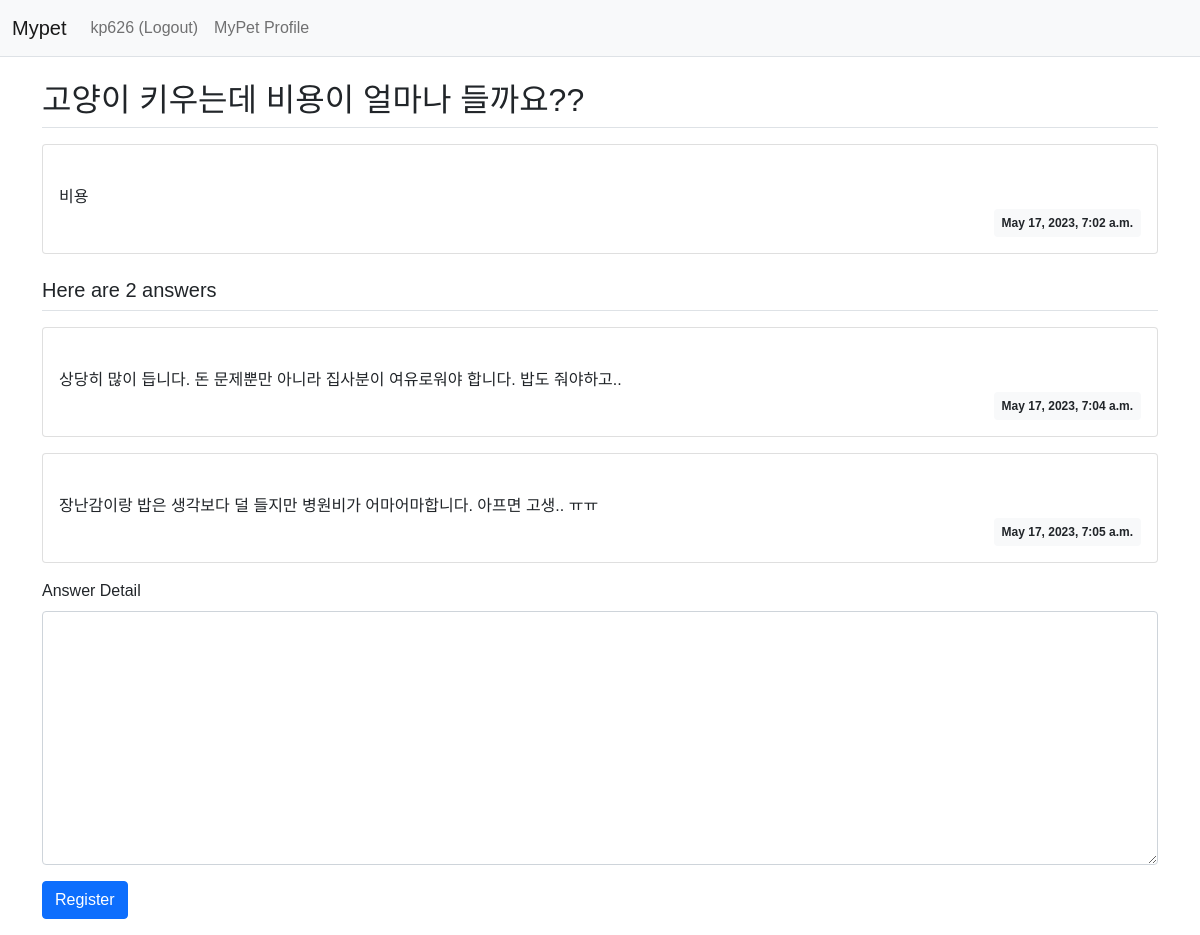
The app's page /mypet/6/ (signed in) with its own data.
### mypet/models.py (models this page shows, shortened)
class Question(models.Model):
    subject = models.CharField(max_length=200)
    content = models.TextField()
    create_date = models.DateTimeField()

class Answer(models.Model):
    question = models.ForeignKey(Question, on_delete=models.CASCADE)
    content = models.TextField()
    create_date = models.DateTimeField()

### mypet/views.py (the view)
# urls.py: path('<int:question_id>/', views.detail, name='detail'),
def detail(request, question_id):
    question = get_object_or_404(Question, pk=question_id)
    context = {'question': question}
    return render(request, 'mypet/question_detail.html', context)

### templates/mypet/question_detail.html (shortened to what this page needs)
{% extends 'base.html' %} {% block content %}
<div class="container my-3">
  <h2 class="border-bottom py-2">{{ question.subject }}</h2>
  <div class="card my-3">
    <div class="card-body">
      <div class="card-text" style="white-space: pre-line">
        {{ question.content }}
      </div>
      <div class="d-flex justify-content-end">
        <div class="badge bg-light text-dark p-2">
          {{ question.create_date }}
        </div>
      </div>
    </div>
  </div>
  <h5 class="border-bottom my-3 py-2">
    Here are {{question.answer_set.count}} answers
  </h5>
  {% for answer in question.answer_set.all %}
  <div class="card my-3">
    <div class="card-body">
      <div class="card-text" style="white-space: pre-line">
        {{ answer.content }}
      </div>
      <div class="d-flex justify-content-end">
        <div class="badge bg-light text-dark p-2">{{ answer.create_date }}</div>
      </div>
    </div>
  </div>
  {% endfor %}
  <form
    action="{% url 'mypet:answer_create' question.id %}"
    method="post"
    class="my-3"
  >
    <div class="mb-3">
      <label for="content" class="form-label">Answer Detail</label>
      <textarea
        name="content"
        id="content"
        class="form-control"
        rows="10"
      ></textarea>
    </div>
    <input type="submit" value="Register" class="btn btn-primary" />
  </form>
</div>
{% endblock %}

### templates/navbar.html (shortened to what this page needs)
<nav class="navbar navbar-expand-lg navbar-light bg-light border-bottom">
  <div class="container-fluid">
    <a class="navbar-brand" href="{% url 'mypet:index' %}">Mypet</a>
    <div class="collapse navbar-collapse" id="navbarSupportedContent">
      <ul class="navbar-nav me-auto mb-2 mb-lg-0">
        <li class="nav-item">
          {% if user.is_authenticated %}
          <a class="nav-link" href="{% url 'common:logout' %}"
            >{{ user.username }} (Logout)</a
          >
          {% else %}
          <a class="nav-link" href="{% url 'common:login' %}">Login</a>
          {% endif %}
        </li>
        <li>
          <a class="nav-link" href="{% url 'common:petprofile' %}"
            >MyPet Profile</a
          >
        </li>
      </ul>
    </div>
  </div>
</nav>

### static/petprofile.css (style rules this page uses)
* { margin: 0; padding: 0; box-sizing: border-box; font-family: Arial, sans-serif; }

### records on screen
Question: subject "고양이 키우는데 비용이 얼마나 들까요??", content "비용", create_date "May 17, 2023, 7:02 a.m.", answer_set.count "2"
Answer: content "상당히 많이 듭니다. 돈 문제뿐만 아니라 집사분이 여유로워야 합니다. 밥도 줘야하고..", create_date "May 17, 2023, 7:04 a.m."
Answer: content "장난감이랑 밥은 생각보다 덜 들지만 병원비가 어마어마합니다. 아프면 고생.. ㅠㅠ", create_date "May 17, 2023, 7:05 a.m."

### other values on screen
{{ user.username }} "kp626"
